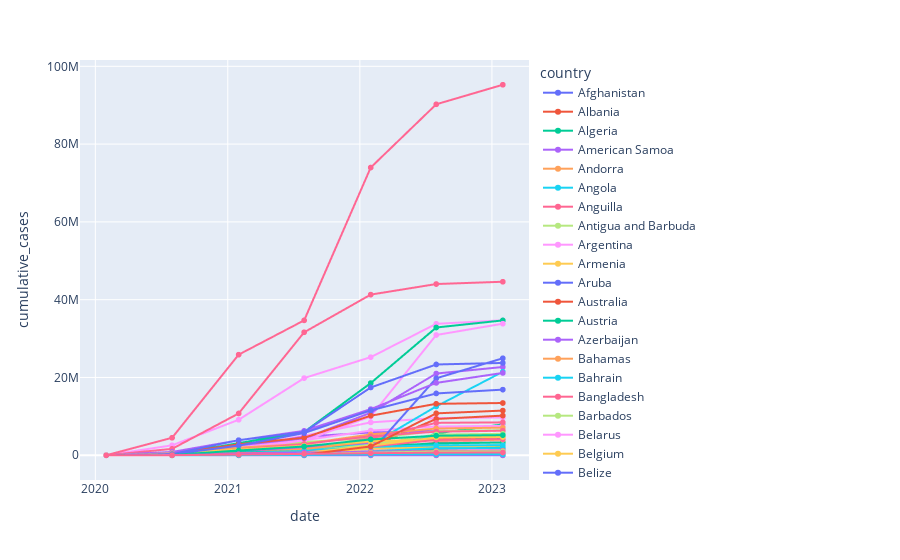

Notebook cell for this chart:
### Code cell
import pandas as pd
import seaborn as sns
import plotly.express as px

from datetime import datetime
import matplotlib.pyplot as plt


file_path = 'C:/Users/john_/Desktop/TIL PROGRAMMING/TIL6022 - PROJECT FILES/JOHN_FILES/covid_data.csv'
df = pd.read_csv(file_path)
df = df.rename({
    'Date_reported': 'date',
    'Country': 'country',
    'New_cases': 'new_cases',
    'Cumulative_cases': 'cumulative_cases'
}, axis=1) 
df = df.drop(labels=[
    'New_deaths', 
    'Cumulative_deaths', 
    'Country_code', 
    'WHO_region'
], axis=1)

for i in range(len(df)):
    k=df.iloc[i,0].split('-')
    df.iloc[i,0]=datetime(int(k[0]),int(k[1]),int(k[2]))

df_new = (df.groupby(['country', pd.Grouper(key='date', freq='6M')])
        .max()
        .reset_index())

fig = px.line(df_new, x='date', y='cumulative_cases', markers='True', color="country")
fig.show()
